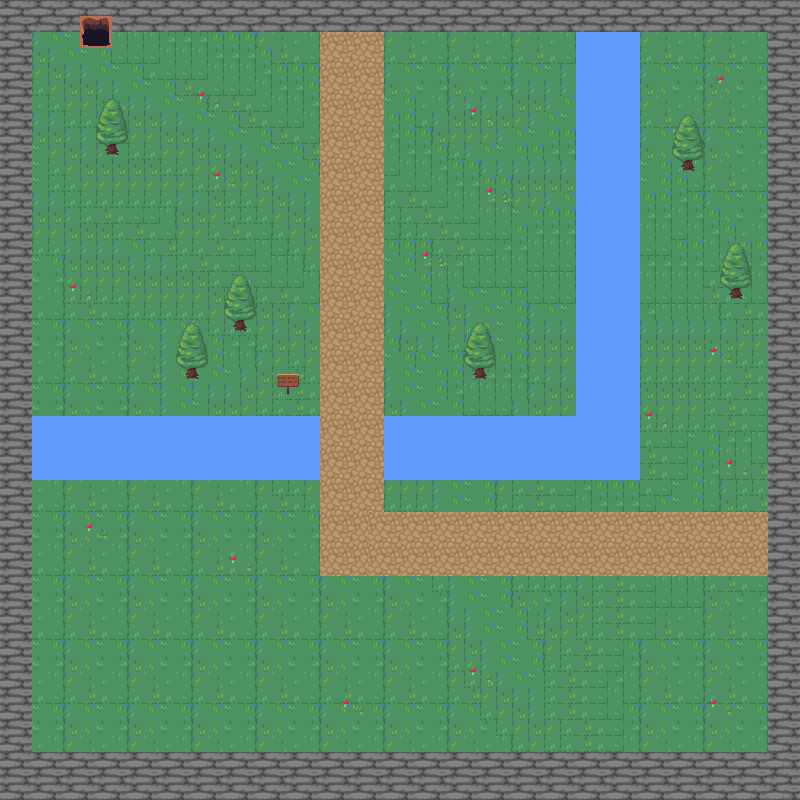

The image is a tile-based game level rendered from a .tmx file. Its description and source (layers, tilesets, objects; grid data summarised) follow:
An orthogonal 50x50 tile map with 16x16 px tiles, 6 tile layers (background, walls, water, path, ...), 2 tilesets and 26 objects (14x collision, player, enter_zone, enter_zone_exit, enter_zone2, ...).

<map version="1.10" tiledversion="1.11.0" orientation="orthogonal" renderorder="right-down" width="50" height="50" tilewidth="16" tileheight="16" infinite="0" nextlayerid="9" nextobjectid="38">
 <tileset firstgid="1" source="Nature.tsx" />
 <tileset firstgid="721" source="dungeon.tsx" />
 <layer id="1" name="background" width="50" height="50">
  <data>[2500 cells, 2500 non-empty, 16 distinct tile ids]</data>
 </layer>
 <layer id="2" name="walls" width="50" height="50">
  <data>[2500 cells, 430 non-empty, 4 distinct tile ids]</data>
 </layer>
 <layer id="3" name="water" width="50" height="50">
  <data>[2500 cells, 248 non-empty, 4 distinct tile ids]</data>
 </layer>
 <layer id="4" name="path" width="50" height="50">
  <data>[2500 cells, 232 non-empty, 4 distinct tile ids]</data>
 </layer>
 <layer id="6" name="decorations" width="50" height="50">
  <data>[2500 cells, 80 non-empty, 18 distinct tile ids]</data>
 </layer>
 <layer id="8" name="top" width="50" height="50">
  <data>[2500 cells, 36 non-empty, 6 distinct tile ids]</data>
 </layer>
 <objectgroup id="5" name="Objects">
  <object id="1" name="player" x="356" y="449.333">
   <point />
  </object>
  <object id="5" type="collision" x="2" y="0" width="797" height="31" />
  <object id="7" type="collision" x="-10" y="-14" width="42" height="815" />
  <object id="9" type="collision" x="-29" y="754" width="835" height="80" />
  <object id="11" type="collision" x="769" y="-12" width="45" height="790" />
  <object id="12" type="collision" x="33" y="417" width="286" height="61" />
  <object id="13" type="collision" x="384" y="416" width="255" height="63" />
  <object id="14" type="collision" x="575" y="32" width="64" height="387" />
  <object id="17" type="collision" x="107.545" y="145.091" width="9.36364" height="8.81818" />
  <object id="18" type="collision" x="682.696" y="160.217" width="11.0435" height="10.2609" />
  <object id="19" type="collision" x="732" y="289.333" width="8" height="8" />
  <object id="20" type="collision" x="476" y="368" width="7.33333" height="9.33333" />
  <object id="21" type="collision" x="234.667" y="318.667" width="10" height="11.3333" />
  <object id="23" type="collision" x="187.182" y="369.727" width="10.1818" height="8.63636" />
  <object id="24" type="collision" x="286.957" y="387.174" width="2.04348" height="6.69565" />
  <object id="25" name="enter_zone" x="320.5" y="12" width="63" height="54" />
  <object id="26" name="enter_zone_exit" x="461" y="75.25">
   <point />
  </object>
  <object id="27" name="enter_zone2" x="738" y="512" width="48" height="65" />
  <object id="28" name="exit_zone2" x="694" y="654">
   <point />
  </object>
  <object id="29" name="enter_dungeon" x="75" y="20.5" width="41.5" height="33" />
  <object id="30" name="dungeon_exit_spawn" x="161" y="93.5">
   <point />
  </object>
 </objectgroup>
 <objectgroup id="7" name="NPCPaths">
  <object id="31" name="paul_path1" x="432" y="126.5" width="16.5" height="18" />
  <object id="32" name="paul_path2" x="431.5" y="239.5" width="16.5" height="16" />
  <object id="33" name="paul_path3" x="223" y="238.5" width="18" height="18" />
  <object id="34" name="paul_path4" x="223.5" y="128" width="17.5" height="17" />
  <object id="35" name="carte_carte_secrete" x="26.6667" y="709.333" width="52" height="52" />
 </objectgroup>
</map>
